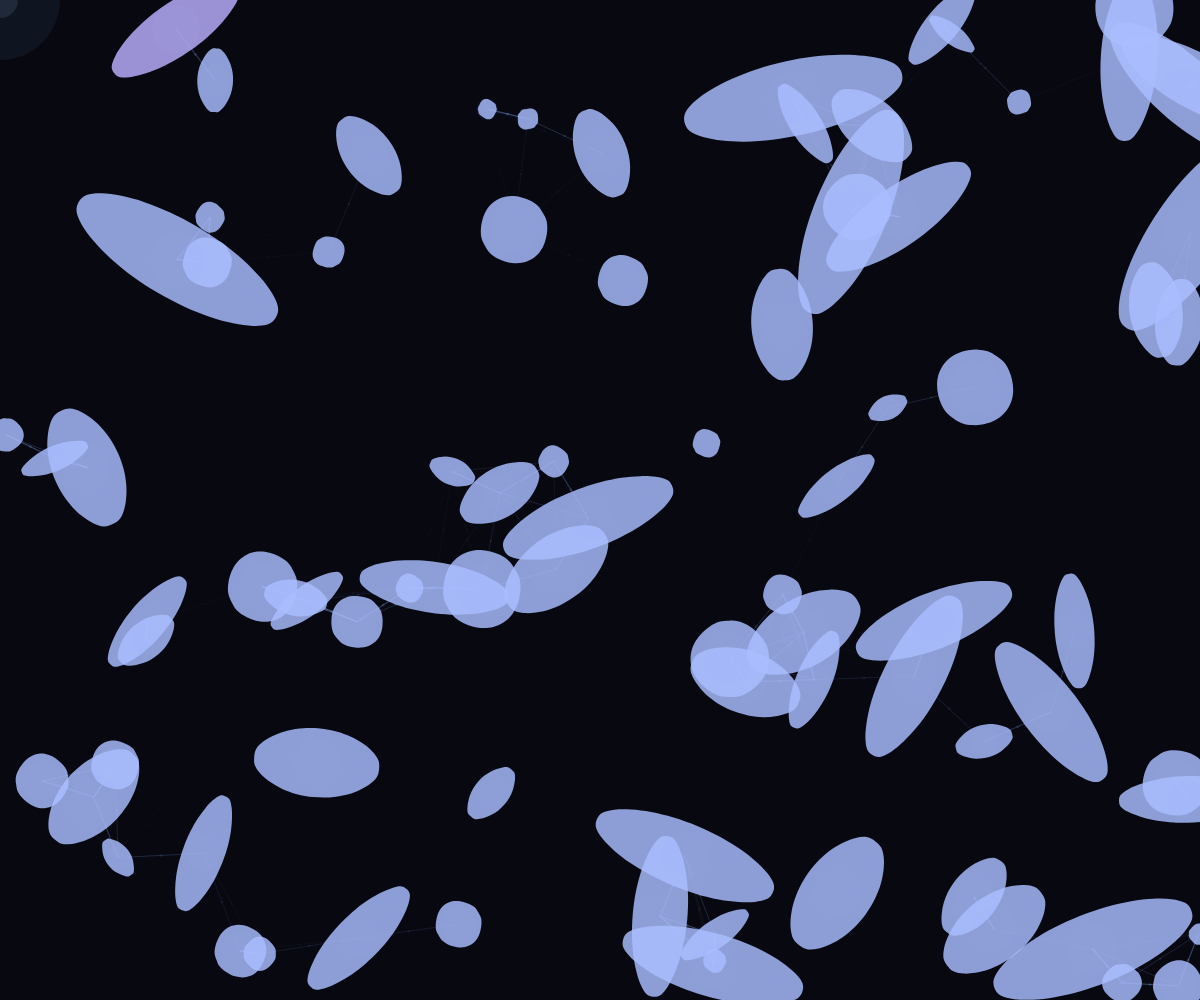
Frame 1 (no input)
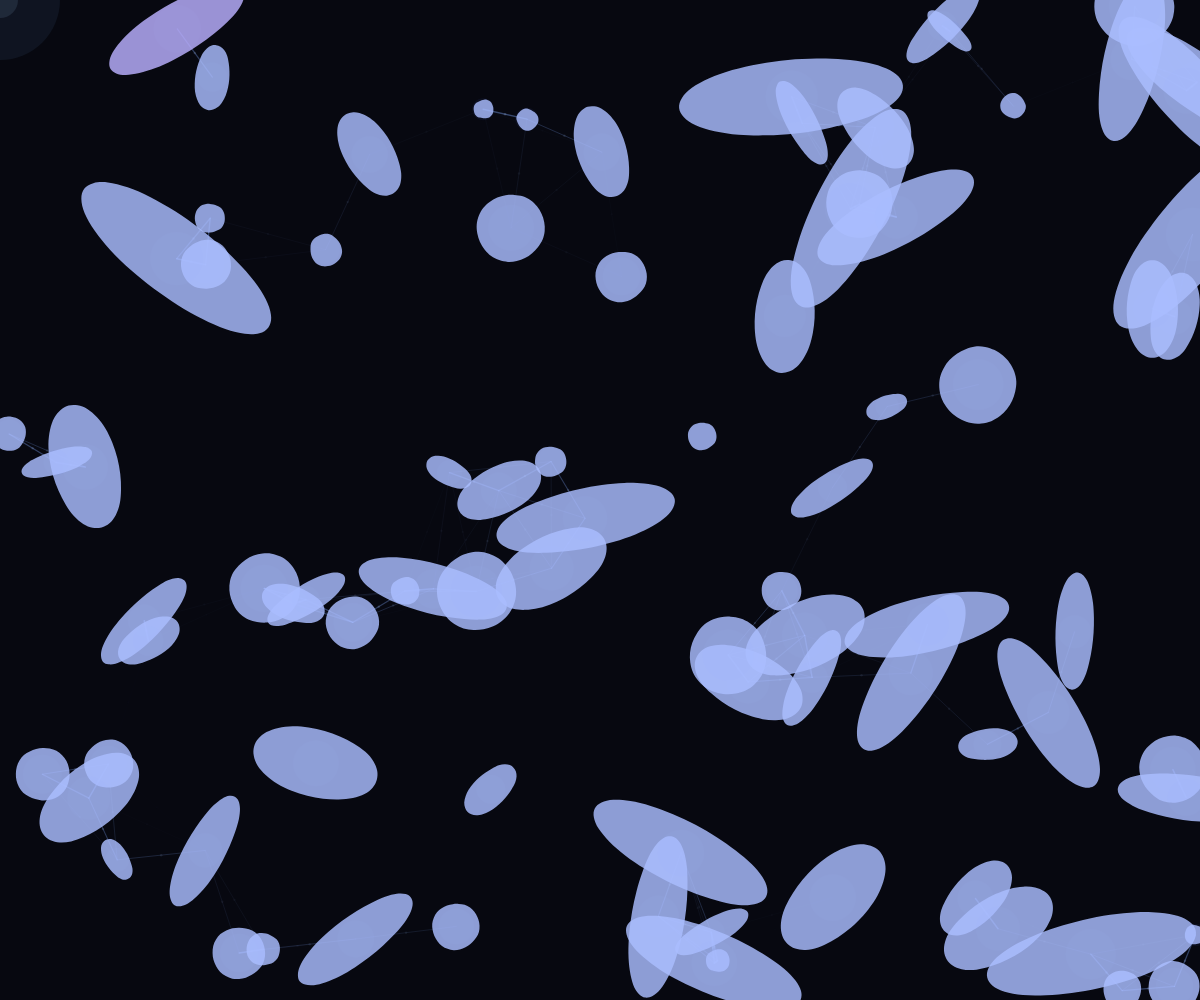
Frame 60 (no input)
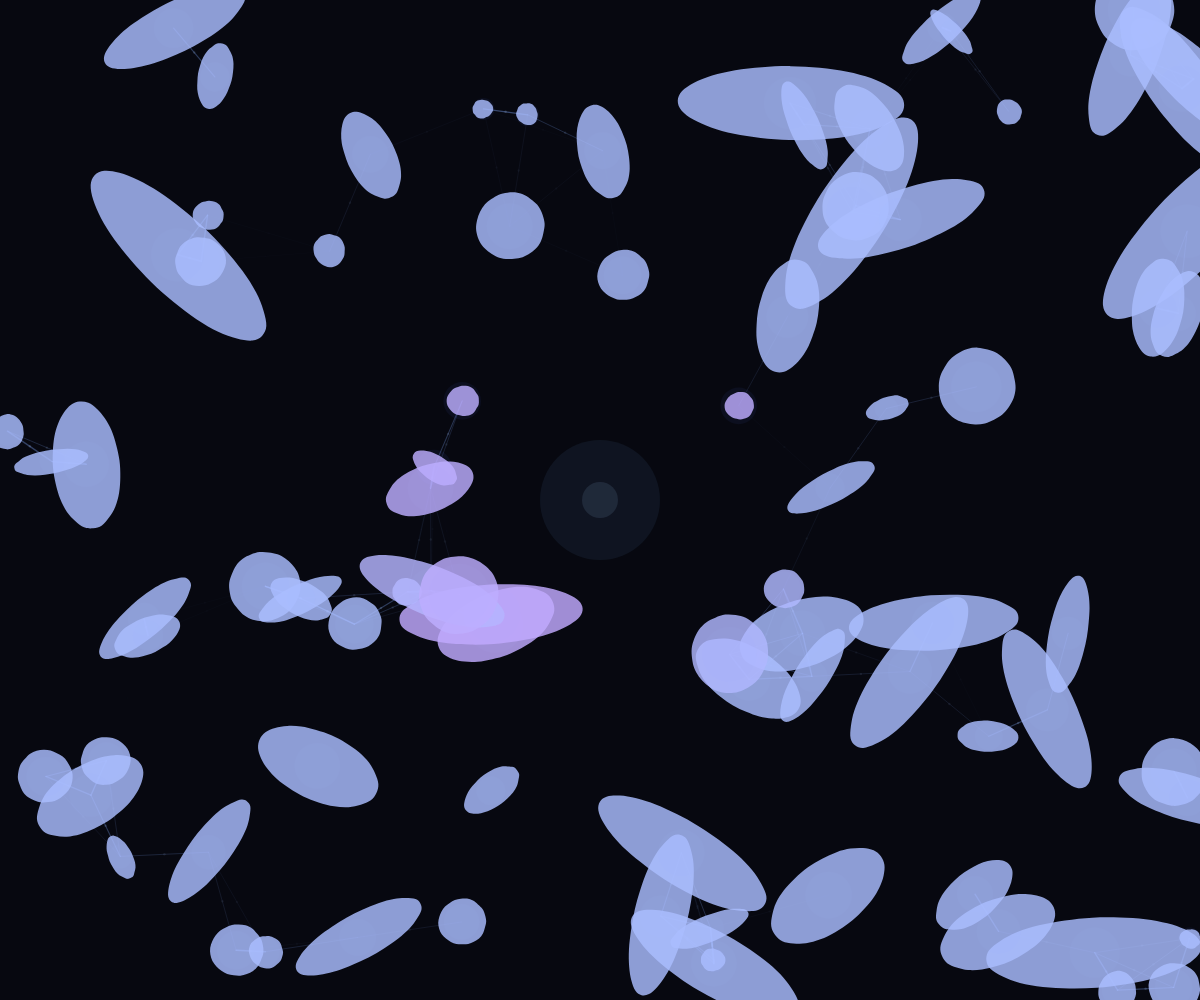
Frame 120 (the mouse pressed at the canvas centre since frame 60)

The p5.js sketch that drew these frames (run headless with seeded random() and noise() and a simulated clock; from frame 60 on, the mouse is pressed at the canvas centre):

// p5.js sketch
// ── sketch.js
let shapes = [];
let totalShapes = 85;

function setup() {
  createCanvas(windowWidth, windowHeight);
  noStroke();

  for (let i = 0; i < totalShapes; i++) {
    shapes.push(new SoftShape());
  }
}

function draw() {
  background(7, 8, 16);

  for (let s of shapes) {
    s.update();
  }

  drawConnections();

  for (let s of shapes) {
    s.display();
  }

  drawCursorAura();
}

class SoftShape {
  constructor() {
    this.baseX = random(width);
    this.baseY = random(height);

    this.x = this.baseX;
    this.y = this.baseY;

    this.size = random(10, 42);
    this.depth = random(0.6, 1.4);
    this.offset = random(1000);

    this.type = floor(random(3)); // 0 round, 1 stretched, 2 capsule
    this.rotation = random(TWO_PI);
  }

  update() {
    let d = dist(mouseX, mouseY, this.x, this.y);

    if (d < 170) {
      let angle = atan2(this.y - mouseY, this.x - mouseX);
      let force = map(d, 0, 170, 7, 0);
      force *= 1.2 / this.depth;

      this.x += cos(angle) * force;
      this.y += sin(angle) * force;
    } else {
      this.x = lerp(this.x, this.baseX, 0.025);
      this.y = lerp(this.y, this.baseY, 0.025);
    }

    let driftX = map(noise(this.offset, frameCount * 0.008), 0, 1, -0.4, 0.4);
    let driftY = map(noise(this.offset + 100, frameCount * 0.008), 0, 1, -0.4, 0.4);

    this.x += driftX * this.depth;
    this.y += driftY * this.depth;

    this.rotation += 0.002 * this.depth;
  }

  display() {
    let d = dist(mouseX, mouseY, this.x, this.y);
    let hover = map(d, 0, 220, 1, 0);
    hover = constrain(hover, 0, 1);

    let glow = map(d, 0, 220, 55, 12);
    glow = constrain(glow, 12, 55);

    fill(90, 120, 255, 16);
    ellipse(this.x, this.y, this.size + glow, this.size + glow);

    push();
    translate(this.x, this.y);
    rotate(this.rotation);

    if (this.type === 0) {
      drawOrganicBlob(this.size, hover, 0);
    } else if (this.type === 1) {
      drawOrganicBlob(this.size * 1.35, hover, 1);
    } else {
      drawOrganicBlob(this.size * 1.6, hover, 2);
    }

    pop();
  }
}

function drawOrganicBlob(base, hover, mode) {
  let points = 24;

  let r = map(hover, 0, 1, 170, 255);
  let g = map(hover, 0, 1, 190, 120);
  let b = 255;

  fill(r, g, b, 210);

  beginShape();

  for (let i = 0; i < points; i++) {
    let angle = map(i, 0, points, 0, TWO_PI);

    let stretchX = 1;
    let stretchY = 1;

    if (mode === 1) {
      stretchX = 1.4;
      stretchY = 0.75;
    }

    if (mode === 2) {
      stretchX = 1.75;
      stretchY = 0.58;
    }

    let n = noise(cos(angle) * 0.8 + frameCount * 0.01, sin(angle) * 0.8);
    let wave = map(n, 0, 1, -2.5, 2.5);

    let x = cos(angle) * (base + wave) * stretchX;
    let y = sin(angle) * (base + wave) * stretchY;

    curveVertex(x, y);
  }

  for (let i = 0; i < 3; i++) {
    let angle = map(i, 0, points, 0, TWO_PI);

    let stretchX = 1;
    let stretchY = 1;

    if (mode === 1) {
      stretchX = 1.4;
      stretchY = 0.75;
    }

    if (mode === 2) {
      stretchX = 1.75;
      stretchY = 0.58;
    }

    let n = noise(cos(angle) * 0.8 + frameCount * 0.01, sin(angle) * 0.8);
    let wave = map(n, 0, 1, -2.5, 2.5);

    let x = cos(angle) * (base + wave) * stretchX;
    let y = sin(angle) * (base + wave) * stretchY;

    curveVertex(x, y);
  }

  endShape();
}

function drawConnections() {
  for (let i = 0; i < shapes.length; i++) {
    for (let j = i + 1; j < shapes.length; j++) {
      let a = shapes[i];
      let b = shapes[j];
      let d = dist(a.x, a.y, b.x, b.y);

      if (d < 135) {
        let alpha = map(d, 0, 135, 150, 0);
        let weight = map(d, 0, 135, 1.8, 0.4);

        stroke(130, 170, 255, alpha);
        strokeWeight(weight);
        line(a.x, a.y, b.x, b.y);

        // small midpoint accent
        let mx = (a.x + b.x) / 2;
        let my = (a.y + b.y) / 2;
        noStroke();
        fill(180, 210, 255, alpha * 0.5);
        ellipse(mx, my, 2.5, 2.5);
      }
    }
  }
  noStroke();
}

function drawCursorAura() {
  fill(120, 180, 255, 18);
  ellipse(mouseX, mouseY, 120, 120);

  fill(160, 210, 255, 28);
  ellipse(mouseX, mouseY, 36, 36);
}

function windowResized() {
  resizeCanvas(windowWidth, windowHeight);
}
